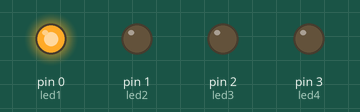
This sketch was run on a simulated Arduino Uno, built with avr-gcc and run on an emulated ATmega328P. On the bench: output pins drawn as LEDs (lit = HIGH).

Above: at 0.02 s.
At 0.77 s:
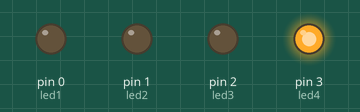
At 1.47 s:
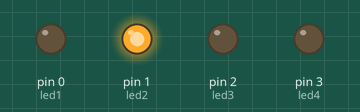
At 2.92 s:
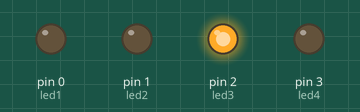
Timing chart, 0 to 3.2 s (numbered marks = the images above):
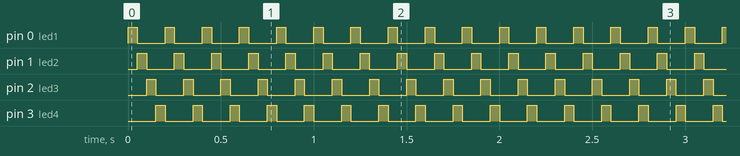

Measured:
- by itself, pin 0 (led1), pin 1 (led2), pin 2 (led3), pin 3 (led4): alternates HIGH for 0.05 s and LOW for 0.15 s

The sketch:

usb_strip.ino
```cpp
int led1 = 0, led2 = 1, led3 = 2, led4 = 3;


void cycle( int delay_time ) {

    for( ;; ) {
        digitalWrite( led1, HIGH );
        delay( delay_time );
        digitalWrite( led1, LOW );
        digitalWrite( led2, HIGH );
        delay( delay_time );
        digitalWrite( led2, LOW );
        digitalWrite( led3, HIGH );
        delay( delay_time );
        digitalWrite( led3, LOW );
        digitalWrite( led4, HIGH );
        delay( delay_time );
        digitalWrite( led4, LOW );
    }
}


void setup() {
    pinMode( led1, OUTPUT );
    pinMode( led2, OUTPUT );
    pinMode( led3, OUTPUT );
    pinMode( led4, OUTPUT );
}

void loop() {

    int delay_time = 50;

    cycle( delay_time );

}
```
